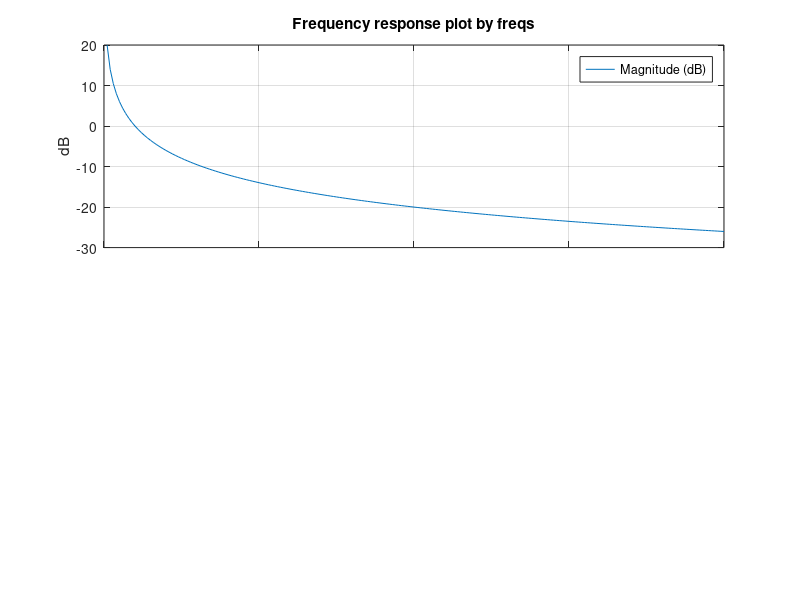

Recreate this plot in MATLAB. (Note: this script raises an error after producing the figure.)
w = 0: .1: 20;
t = 0: .01: 8;
u = ones(1, length(t));

num1 = 1; den1 = [1 0];
num2 = 1; den2 = [3 0];

freqs(num1, den1, w);
lsim(num1, den1, 1, t);
lsim(num1, den1, u, t);
